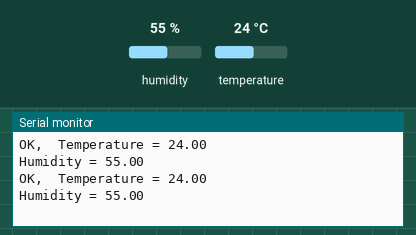
Recording of a sketch running on a simulated Arduino Uno, built with avr-gcc and run on an emulated ATmega328P. Parts: the last lines printed to the serial monitor. The test bench sets the inputs (shaded band); at power-on: humidity 55 %, temperature 24 °C.

Above: at 2.8 s.
2.9 s: humidity set to 22 %
At 5.3 s:
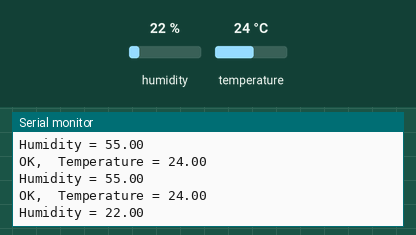
5.6 s: temperature set to 12 °C
At 6.7 s:
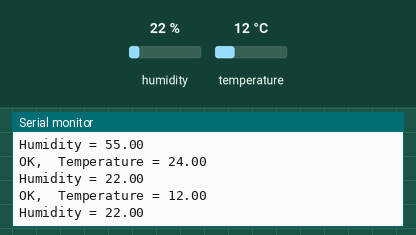
8.3 s: humidity set to 40 %
At 11.5 s:
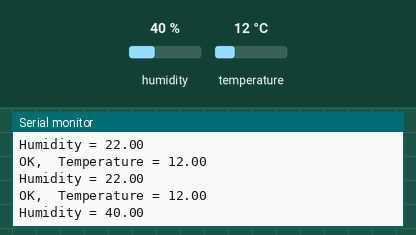
Timing chart, 0 to 13.0 s (numbered marks = the images above; inputs shaded):
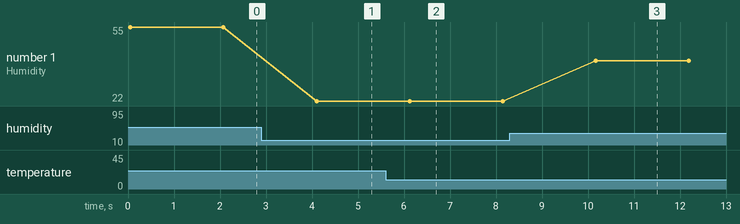

The sketch:

HW-507-DHT11_TEMPERATURE_AND_HUMILITY_SENSOR.ino
```cpp
#include <dht.h>
// install DHTlib by Rob Tillart
dht DHT;

#define DHT11_PIN 3

void setup(){
  Serial.begin(9600);
}

void loop(){
  int chk = DHT.read11(DHT11_PIN);
//  Serial.print(chk);
  switch (chk)
  {
    case DHTLIB_OK:
    Serial.print("OK,\t");
    break;
    case DHTLIB_ERROR_CHECKSUM:
    Serial.print("Checksum error,\t");
    break;
    case DHTLIB_ERROR_TIMEOUT:
    Serial.print("Time out error,\t");
    break;
    case DHTLIB_ERROR_CONNECT:
        Serial.print("Connect error,\t");
        break;
    case DHTLIB_ERROR_ACK_L:
        Serial.print("Ack Low error,\t");
        break;
    case DHTLIB_ERROR_ACK_H:
        Serial.print("Ack High error,\t");
        break;
    default:
    Serial.print("Unknown error,\t");
    break;
  }
  Serial.print("Temperature = ");
  Serial.println(DHT.temperature);
  Serial.print("Humidity = ");
  Serial.println(DHT.humidity);
  delay(2000);
}
```

Measured:
- after the input at 2.9 s, the serial monitor: prints a new line after 1.2 s (image 1)
- after the input at 5.6 s, the serial monitor: prints a new line after 0.50 s (image 2)
- after the input at 8.3 s, the serial monitor: prints a new line after 1.9 s (image 3)
- plotted number 1: 55 → 22 after the input at 2.9 s, 22 → 40 after the input at 8.3 s
